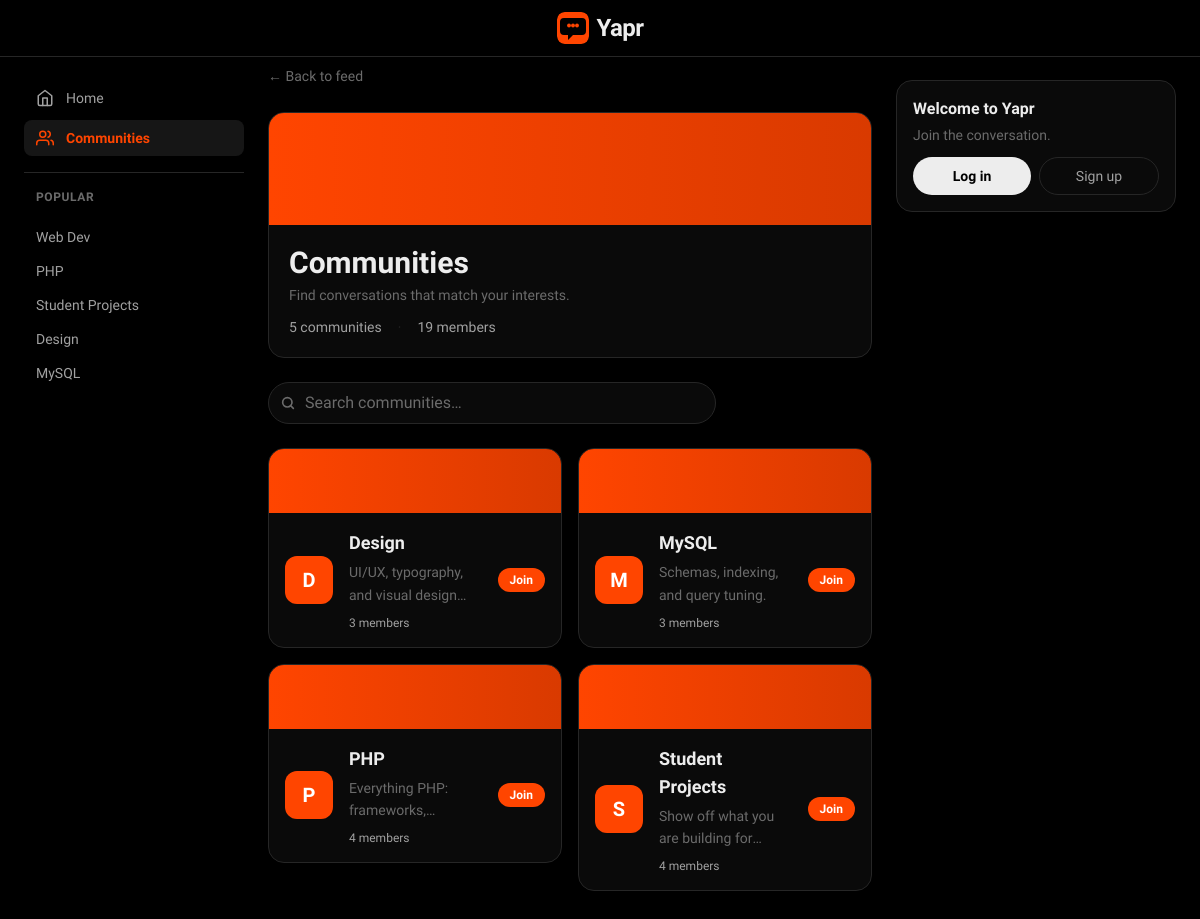
The app's page /communities.php with its own data.
### tables this page shows
CREATE TABLE communities (
    id              INT UNSIGNED AUTO_INCREMENT PRIMARY KEY,
    name            VARCHAR(50)  NOT NULL,
    slug            VARCHAR(60)  NOT NULL UNIQUE,
    description     TEXT         DEFAULT NULL,
    owner_id        INT UNSIGNED NOT NULL,
    background_url  VARCHAR(255) DEFAULT NULL,
    created_at      TIMESTAMP    NOT NULL DEFAULT CURRENT_TIMESTAMP,
    FOREIGN KEY (owner_id) REFERENCES users(id) ON DELETE CASCADE
);

### api/includes/helpers.php (called while the page is built, shortened)
<?php
function escapeHtml($value): string {
    return htmlspecialchars((string) $value, ENT_QUOTES, 'UTF-8');
}

### api/communities.php (the view, shortened to what this page needs)
<?php
require __DIR__ . '/includes/db.php';
require __DIR__ . '/includes/helpers.php';
require __DIR__ . '/includes/header.php';
$query = mysqli_real_escape_string($conn, trim($_GET['q'] ?? ''));
if ($query !== '') {
    $result = mysqli_query($conn, "
        SELECT c.*, (SELECT COUNT(*) FROM community_members WHERE community_id = c.id) AS members_count
        FROM communities c
        WHERE c.name LIKE '%$query%' OR c.description LIKE '%$query%'
        ORDER BY c.name ASC
    ");
} else {
    $result = mysqli_query($conn, "
        SELECT c.*, (SELECT COUNT(*) FROM community_members WHERE community_id = c.id) AS members_count
        FROM communities c ORDER BY c.name ASC
    ");
}
$filtered = mysqli_fetch_all($result, MYSQLI_ASSOC);
$totalMembers = 0;
foreach ($filtered as $c) {
    $totalMembers += intval($c['members_count']);
}
?>
<div class="space-y-6">
  <a href="index.php" class="text-sm text-ink-faint transition hover:text-pop">&larr; Back to feed</a>
  <div class="card reveal overflow-hidden">
    <div aria-hidden="true" class="h-28 animate-gradient-pan bg-[length:200%_200%] bg-gradient-to-r from-pop via-pop-dark to-ink"></div>
    <div class="p-5">
      <h1 class="font-display text-3xl font-bold text-ink">Communities</h1>
      <p class="mt-1 text-sm text-ink-faint">Find conversations that match your interests.</p>
      <div class="mt-3 flex flex-wrap items-center gap-4 text-sm text-ink-soft">
        <span><?= count($filtered) ?> communities</span>
        <span class="text-line">&middot;</span>
        <span><?= number_format($totalMembers) ?> members</span>
      </div>
    </div>
  </div>
  <form action="communities.php" method="get" class="reveal" style="--reveal-delay:60ms">
    <div class="relative max-w-md">
      <svg aria-hidden="true" class="absolute left-3 top-1/2 -translate-y-1/2 text-ink-faint" width="16" height="16" viewBox="0 0 24 24" fill="none" stroke="currentColor" stroke-width="2.5" stroke-linecap="round"><circle cx="11" cy="11" r="7"/><path d="m20 20-4.3-4.3"/></svg>
      <input type="search" id="community-search" name="q"
             placeholder="Search communities…"
             value="<?= escapeHtml($query) ?>"
             class="field rounded-full pl-9">
    </div>
  </form>
  <?php if (empty($filtered)): ?>
    <div class="card reveal p-12 text-center">
      <p class="font-display text-lg font-semibold text-ink">No results found</p>
      <p class="mt-1 text-sm text-ink-faint">No communities match "<?= escapeHtml($query) ?>". Try a different search.</p>
      <a href="communities.php" class="btn-pop mt-4 inline-flex">Clear search</a>
    </div>
  <?php else: ?>
    <div class="grid gap-4 sm:grid-cols-2">
      <?php foreach ($filtered as $i => $c):
        $name = escapeHtml($c['name']);
        $slug = escapeHtml($c['slug']);
        $desc = escapeHtml($c['description']);
        $members = escapeHtml(number_format(intval($c['members_count'])));
        $initial = escapeHtml(mb_strtoupper(mb_substr($c['name'], 0, 1)));
        $delay = ($i + 1) * 70;
      ?>
      <div class="reveal" style="--reveal-delay:<?= $delay ?>ms">
        <div class="card overflow-hidden">
          <?php if (!empty($c['background_url'])): ?>
          <div aria-hidden="true" class="relative h-16 overflow-hidden bg-night">
            <div aria-hidden="true" class="absolute inset-0 animate-gradient-pan bg-[length:200%_200%] bg-gradient-to-r from-pop via-pop-dark to-ink"></div>
          </div>
          <?php endif; ?>
          <div class="flex items-center gap-4 p-4">
          <a href="community.php?slug=<?= $slug ?>" class="group flex min-w-0 flex-1 items-center gap-4">
            <span class="flex h-12 w-12 shrink-0 items-center justify-center rounded-xl bg-pop font-display text-xl font-black text-white transition duration-300 group-hover:scale-110"><?= $initial ?></span>
            <div class="min-w-0 flex-1">
              <h2 class="font-display text-lg font-semibold text-ink transition group-hover:text-pop"><?= $name ?></h2>
              <p class="mt-1 line-clamp-2 text-sm leading-relaxed text-ink-faint"><?= $desc ?></p>
              <p class="mt-2 text-xs font-medium text-ink-soft"><?= $members ?> members</p>
            </div>
          </a>
          <?php $isMember = $currentUserId ? isCommunityMember($conn, $currentUserId, intval($c['id'])) : false; ?>
          <?php if (isset($_SESSION['user'])): ?>
          <form action="join-community-handler.php" method="post" class="shrink-0">
            <input type="hidden" name="community_id" value="<?= intval($c['id']) ?>">
            <button type="submit" class="btn-pop !py-1 !px-3 !text-xs"><?= $isMember ? 'Leave' : 'Join' ?></button>
          </form>
          <?php else: ?>
            <a href="login.php" class="btn-pop !py-1 !px-3 !text-xs shrink-0">Join</a>
          <?php endif; ?>
        </div>
      </div>
      </div>
      <?php endforeach; ?>
    </div>
  <?php endif; ?>
</div>
<?php require __DIR__ . '/includes/footer.php'; ?>

### public/css/polish.css (style rules this page uses)
.reveal { opacity: 0; transform: translateY(20px); transition: opacity 0.35s cubic-bezier(0.23, 1, 0.32, 1), transform 0.35s cubic-bezier(0.23, 1, 0.32, 1); transition-delay: var(--reveal-delay, 0ms); }
.reveal.visible { opacity: 1; transform: translateY(0); }
html { background: #000; }

### api/includes/header.php (style rules this page uses)
:root { --ease-out: cubic-bezier(0.23, 1, 0.32, 1); }
body { background: #000000; -webkit-font-smoothing: antialiased; -moz-osx-font-smoothing: grayscale; }
.card { position: relative; border-radius: 1rem; border: 1px solid #262626; background: #0a0a0a; color: #ededed; transition: transform 200ms var(--ease-out), border-color 200ms var(--ease-out), box-shadow 200ms var(--ease-out); }
.btn-primary, .btn-pop { display: inline-flex; align-items: center; justify-content: center; border-radius: 9999px; padding: 0.5rem 1rem; font-size: 0.875rem; font-weight: 600; transition: transform 150ms var(--ease-out), background 150ms var(--ease-out), color 150ms var(--ease-out); }
.btn-pop { background: #ff4500; color: #fff; }
.field { width: 100%; border-radius: 0.75rem; border: 1px solid #262626; background: #0a0a0a; padding: 0.5rem 0.75rem; color: #ededed; transition: border-color 150ms var(--ease-out), box-shadow 150ms var(--ease-out); }
.field::placeholder { color: #6b6b6b; }

### records on screen
communities: $delay 70 (drawn), name "D", name "Design", description "UI/UX, typography, and visual…", members "3"
communities: $delay 140 (drawn), name "M", name "MySQL", description "Schemas, indexing, and query tuning.", members "3"
communities: $delay 210 (drawn), name "P", name "PHP", description "Everything PHP:…", members "4"
communities: $delay 280 (drawn), name "S", name "Student Projects", description "Show off what you are building…", members "4"

### other values on screen
escapeHtml($pop['name']) "Web Dev"
escapeHtml($pop['name']) "PHP"
escapeHtml($pop['name']) "Student Projects"
escapeHtml($pop['name']) "Design"
escapeHtml($pop['name']) "MySQL"
count($filtered) "5"
$totalMembers "19"
